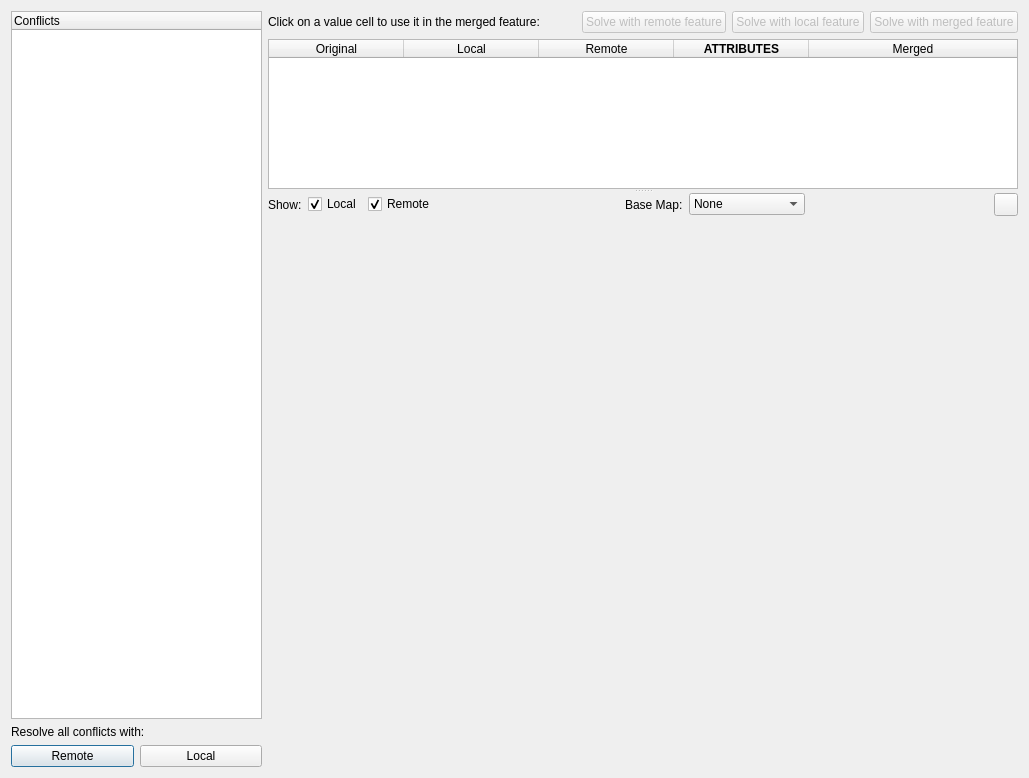
<?xml version="1.0" encoding="UTF-8"?>
<ui version="4.0">
 <class>ConflictDialog</class>
 <widget class="QDialog" name="ConflictDialog">
  <property name="geometry">
   <rect>
    <x>0</x>
    <y>0</y>
    <width>1029</width>
    <height>778</height>
   </rect>
  </property>
  <property name="sizePolicy">
   <sizepolicy hsizetype="MinimumExpanding" vsizetype="MinimumExpanding">
    <horstretch>0</horstretch>
    <verstretch>0</verstretch>
   </sizepolicy>
  </property>
  <property name="minimumSize">
   <size>
    <width>600</width>
    <height>700</height>
   </size>
  </property>
  <property name="windowTitle">
   <string>Merge Conflicts</string>
  </property>
  <layout class="QVBoxLayout" name="verticalLayout_2">
   <item>
    <layout class="QHBoxLayout" name="horizontalLayout">
     <item>
      <widget class="QWidget" name="widget" native="true">
       <property name="maximumSize">
        <size>
         <width>300</width>
         <height>16777215</height>
        </size>
       </property>
       <layout class="QVBoxLayout" name="verticalLayout_3">
        <property name="margin">
         <number>0</number>
        </property>
        <item>
         <widget class="QTreeWidget" name="conflictsTree">
          <property name="sizePolicy">
           <sizepolicy hsizetype="Expanding" vsizetype="Expanding">
            <horstretch>0</horstretch>
            <verstretch>0</verstretch>
           </sizepolicy>
          </property>
          <property name="minimumSize">
           <size>
            <width>200</width>
            <height>200</height>
           </size>
          </property>
          <property name="maximumSize">
           <size>
            <width>232131</width>
            <height>321321</height>
           </size>
          </property>
          <property name="alternatingRowColors">
           <bool>true</bool>
          </property>
          <property name="uniformRowHeights">
           <bool>true</bool>
          </property>
          <column>
           <property name="text">
            <string>Conflicts</string>
           </property>
          </column>
         </widget>
        </item>
        <item>
         <widget class="QLabel" name="label">
          <property name="text">
           <string>Resolve all conflicts with:</string>
          </property>
         </widget>
        </item>
        <item>
         <layout class="QHBoxLayout" name="horizontalLayout_3">
          <item>
           <widget class="QPushButton" name="solveAllRemoteButton">
            <property name="text">
             <string>Remote</string>
            </property>
           </widget>
          </item>
          <item>
           <widget class="QPushButton" name="solveAllLocalButton">
            <property name="text">
             <string>Local</string>
            </property>
           </widget>
          </item>
         </layout>
        </item>
       </layout>
      </widget>
     </item>
     <item>
      <layout class="QVBoxLayout" name="verticalLayout">
       <item>
        <layout class="QHBoxLayout" name="horizontalLayout_4">
         <item>
          <widget class="QLabel" name="label_7">
           <property name="sizePolicy">
            <sizepolicy hsizetype="Preferred" vsizetype="Fixed">
             <horstretch>0</horstretch>
             <verstretch>0</verstretch>
            </sizepolicy>
           </property>
           <property name="text">
            <string>Click on a value cell to use it in the merged feature:</string>
           </property>
          </widget>
         </item>
         <item>
          <spacer name="horizontalSpacer">
           <property name="orientation">
            <enum>Qt::Horizontal</enum>
           </property>
           <property name="sizeHint" stdset="0">
            <size>
             <width>40</width>
             <height>20</height>
            </size>
           </property>
          </spacer>
         </item>
         <item>
          <widget class="QPushButton" name="pushButton">
           <property name="enabled">
            <bool>false</bool>
           </property>
           <property name="text">
            <string>Solve with remote feature</string>
           </property>
          </widget>
         </item>
         <item>
          <widget class="QPushButton" name="solveLocalButton">
           <property name="enabled">
            <bool>false</bool>
           </property>
           <property name="text">
            <string>Solve with local feature</string>
           </property>
          </widget>
         </item>
         <item>
          <widget class="QPushButton" name="solveButton">
           <property name="enabled">
            <bool>false</bool>
           </property>
           <property name="text">
            <string>Solve with merged feature</string>
           </property>
           <property name="icon">
            <iconset>
             <normaloff>:/icon/push-repo.png</normaloff>:/icon/push-repo.png</iconset>
           </property>
           <property name="iconSize">
            <size>
             <width>16</width>
             <height>16</height>
            </size>
           </property>
          </widget>
         </item>
        </layout>
       </item>
       <item>
        <widget class="QSplitter" name="splitter">
         <property name="orientation">
          <enum>Qt::Vertical</enum>
         </property>
         <widget class="QTableWidget" name="attributesTable">
          <property name="sizePolicy">
           <sizepolicy hsizetype="Fixed" vsizetype="Expanding">
            <horstretch>0</horstretch>
            <verstretch>0</verstretch>
           </sizepolicy>
          </property>
          <property name="minimumSize">
           <size>
            <width>250</width>
            <height>100</height>
           </size>
          </property>
          <property name="maximumSize">
           <size>
            <width>1000</width>
            <height>150</height>
           </size>
          </property>
          <property name="verticalScrollBarPolicy">
           <enum>Qt::ScrollBarAsNeeded</enum>
          </property>
          <property name="horizontalScrollBarPolicy">
           <enum>Qt::ScrollBarAsNeeded</enum>
          </property>
          <property name="showDropIndicator" stdset="0">
           <bool>false</bool>
          </property>
          <property name="dragDropOverwriteMode">
           <bool>false</bool>
          </property>
          <property name="alternatingRowColors">
           <bool>false</bool>
          </property>
          <property name="selectionMode">
           <enum>QAbstractItemView::NoSelection</enum>
          </property>
          <property name="selectionBehavior">
           <enum>QAbstractItemView::SelectRows</enum>
          </property>
          <property name="showGrid">
           <bool>true</bool>
          </property>
          <property name="gridStyle">
           <enum>Qt::DotLine</enum>
          </property>
          <property name="sortingEnabled">
           <bool>true</bool>
          </property>
          <property name="wordWrap">
           <bool>false</bool>
          </property>
          <attribute name="horizontalHeaderCascadingSectionResizes">
           <bool>true</bool>
          </attribute>
          <attribute name="horizontalHeaderDefaultSectionSize">
           <number>135</number>
          </attribute>
          <attribute name="horizontalHeaderMinimumSectionSize">
           <number>30</number>
          </attribute>
          <attribute name="horizontalHeaderStretchLastSection">
           <bool>true</bool>
          </attribute>
          <attribute name="verticalHeaderVisible">
           <bool>false</bool>
          </attribute>
          <attribute name="verticalHeaderCascadingSectionResizes">
           <bool>false</bool>
          </attribute>
          <attribute name="verticalHeaderStretchLastSection">
           <bool>false</bool>
          </attribute>
          <column>
           <property name="text">
            <string>Original</string>
           </property>
           <property name="textAlignment">
            <set>AlignHCenter|AlignVCenter|AlignCenter</set>
           </property>
          </column>
          <column>
           <property name="text">
            <string>Local</string>
           </property>
           <property name="font">
            <font>
             <weight>50</weight>
             <bold>false</bold>
            </font>
           </property>
           <property name="textAlignment">
            <set>AlignHCenter|AlignVCenter|AlignCenter</set>
           </property>
           <property name="foreground">
            <brush brushstyle="SolidPattern">
             <color alpha="255">
              <red>0</red>
              <green>0</green>
              <blue>0</blue>
             </color>
            </brush>
           </property>
          </column>
          <column>
           <property name="text">
            <string>Remote</string>
           </property>
           <property name="font">
            <font>
             <weight>50</weight>
             <bold>false</bold>
            </font>
           </property>
           <property name="textAlignment">
            <set>AlignHCenter|AlignTop</set>
           </property>
           <property name="foreground">
            <brush brushstyle="SolidPattern">
             <color alpha="255">
              <red>0</red>
              <green>0</green>
              <blue>0</blue>
             </color>
            </brush>
           </property>
          </column>
          <column>
           <property name="text">
            <string>ATTRIBUTES</string>
           </property>
           <property name="font">
            <font>
             <weight>75</weight>
             <bold>true</bold>
             <kerning>true</kerning>
            </font>
           </property>
           <property name="background">
            <color alpha="0">
             <red>0</red>
             <green>0</green>
             <blue>0</blue>
            </color>
           </property>
           <property name="foreground">
            <brush brushstyle="SolidPattern">
             <color alpha="255">
              <red>0</red>
              <green>0</green>
              <blue>0</blue>
             </color>
            </brush>
           </property>
          </column>
          <column>
           <property name="text">
            <string>Merged</string>
           </property>
           <property name="font">
            <font>
             <weight>50</weight>
             <italic>false</italic>
             <bold>false</bold>
            </font>
           </property>
           <property name="textAlignment">
            <set>AlignHCenter|AlignVCenter|AlignCenter</set>
           </property>
           <property name="foreground">
            <brush brushstyle="SolidPattern">
             <color alpha="255">
              <red>0</red>
              <green>0</green>
              <blue>0</blue>
             </color>
            </brush>
           </property>
          </column>
         </widget>
         <widget class="QWidget" name="layoutWidget">
          <layout class="QVBoxLayout" name="verticalLayout_11">
           <item>
            <layout class="QHBoxLayout" name="horizontalLayout_10">
             <item>
              <widget class="QLabel" name="label_9">
               <property name="text">
                <string>Show:</string>
               </property>
              </widget>
             </item>
             <item>
              <widget class="QCheckBox" name="showLocalCheck">
               <property name="text">
                <string>Local</string>
               </property>
               <property name="checked">
                <bool>true</bool>
               </property>
              </widget>
             </item>
             <item>
              <widget class="QCheckBox" name="showRemoteCheck">
               <property name="text">
                <string>Remote</string>
               </property>
               <property name="checked">
                <bool>true</bool>
               </property>
              </widget>
             </item>
             <item>
              <spacer name="horizontalSpacer_5">
               <property name="orientation">
                <enum>Qt::Horizontal</enum>
               </property>
               <property name="sizeHint" stdset="0">
                <size>
                 <width>40</width>
                 <height>20</height>
                </size>
               </property>
              </spacer>
             </item>
             <item>
              <widget class="QLabel" name="label_2">
               <property name="text">
                <string>Base Map:</string>
               </property>
              </widget>
             </item>
             <item>
              <widget class="QComboBox" name="baseMapCombo">
               <item>
                <property name="text">
                 <string>None</string>
                </property>
               </item>
               <item>
                <property name="text">
                 <string>OpenStreetMap</string>
                </property>
               </item>
               <item>
                <property name="text">
                 <string>Google Maps</string>
                </property>
               </item>
              </widget>
             </item>
             <item>
              <spacer name="horizontalSpacer_8">
               <property name="orientation">
                <enum>Qt::Horizontal</enum>
               </property>
               <property name="sizeHint" stdset="0">
                <size>
                 <width>40</width>
                 <height>20</height>
                </size>
               </property>
              </spacer>
             </item>
             <item>
              <widget class="QToolButton" name="zoomButton">
               <property name="text">
                <string/>
               </property>
               <property name="icon">
                <iconset>
                 <normaloff>:/icon/zoom-extent.png</normaloff>:/icon/zoom-extent.png</iconset>
               </property>
              </widget>
             </item>
            </layout>
           </item>
           <item>
            <widget class="QWidget" name="canvasWidget" native="true">
             <property name="sizePolicy">
              <sizepolicy hsizetype="Preferred" vsizetype="Expanding">
               <horstretch>0</horstretch>
               <verstretch>0</verstretch>
              </sizepolicy>
             </property>
             <property name="minimumSize">
              <size>
               <width>0</width>
               <height>300</height>
              </size>
             </property>
            </widget>
           </item>
           <item>
            <layout class="QHBoxLayout" name="horizontalLayout_13"/>
           </item>
          </layout>
         </widget>
        </widget>
       </item>
      </layout>
     </item>
    </layout>
   </item>
  </layout>
 </widget>
 <resources/>
 <connections/>
</ui>
